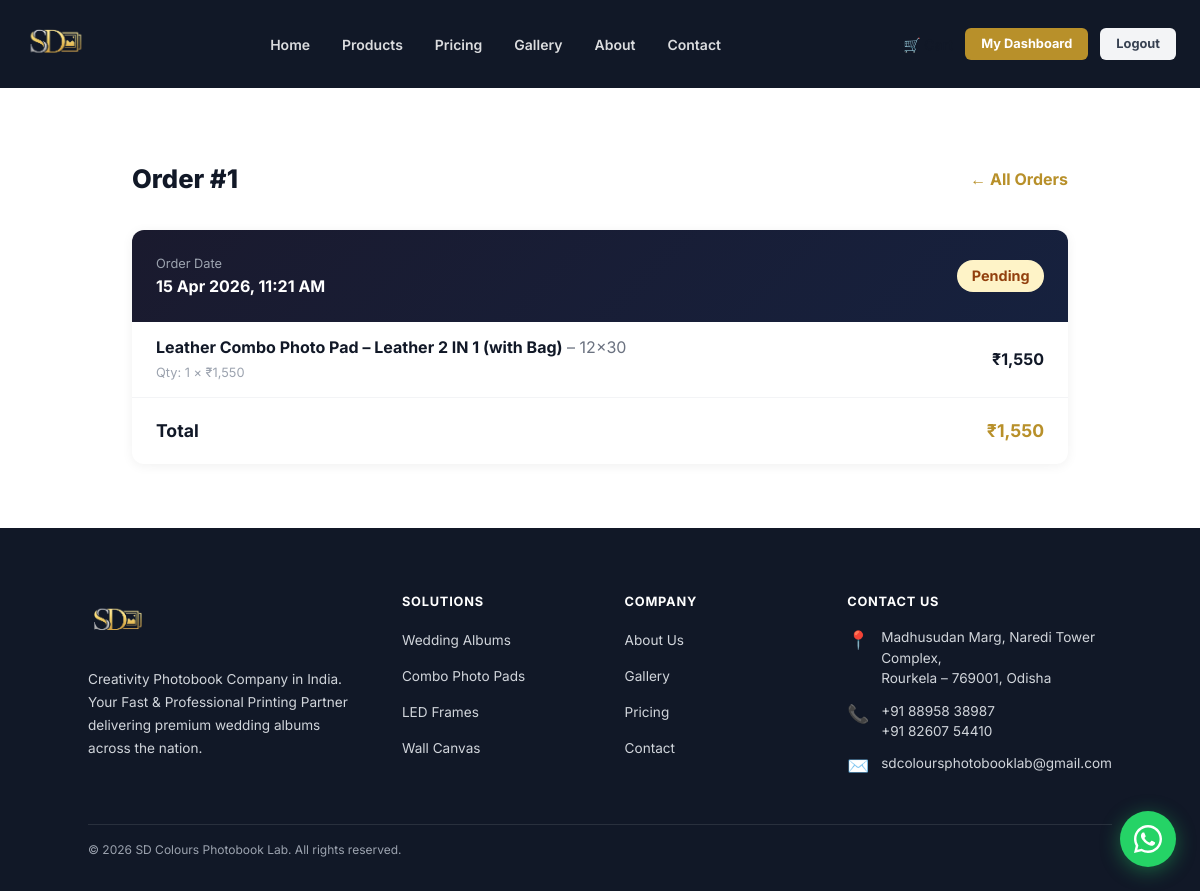
The app's page /photographer/orders.php?id=1 (signed in) with its own data.
### tables this page shows
CREATE TABLE `orders` (
  `id` int unsigned NOT NULL AUTO_INCREMENT,
  `photographer_id` int unsigned NOT NULL,
  `status` enum('pending','processing','shipped','delivered','cancelled') NOT NULL DEFAULT 'pending',
  `total` decimal(10,2) NOT NULL DEFAULT '0.00',
  `notes` text,
  `admin_notes` text,
  `created_at` datetime NOT NULL DEFAULT CURRENT_TIMESTAMP,
  `updated_at` datetime NOT NULL DEFAULT CURRENT_TIMESTAMP ON UPDATE CURRENT_TIMESTAMP,
  PRIMARY KEY (`id`),
  KEY `fk_orders_user` (`photographer_id`),
  CONSTRAINT `fk_orders_user` FOREIGN KEY (`photographer_id`) REFERENCES `users` (`id`) ON DELETE CASCADE ON UPDATE CASCADE
);

CREATE TABLE `order_items` (
  `id` int unsigned NOT NULL AUTO_INCREMENT,
  `order_id` int unsigned NOT NULL,
  `product_id` int unsigned DEFAULT NULL,
  `product_name` varchar(200) NOT NULL,
  `size` varchar(100) DEFAULT NULL,
  `quantity` int NOT NULL DEFAULT '1',
  `unit_price` decimal(10,2) NOT NULL,
  `notes` text,
  PRIMARY KEY (`id`),
  KEY `fk_items_order` (`order_id`),
  KEY `fk_items_product` (`product_id`),
  CONSTRAINT `fk_items_order` FOREIGN KEY (`order_id`) REFERENCES `orders` (`id`) ON DELETE CASCADE ON UPDATE CASCADE,
  CONSTRAINT `fk_items_product` FOREIGN KEY (`product_id`) REFERENCES `products` (`id`) ON DELETE SET NULL ON UPDATE CASCADE
);

### photographer/orders.php (the view, shortened to what this page needs)
<?php
$db = getDB();
$userId = $_SESSION['user_id'];
$viewId = isset($_GET['id']) ? (int)$_GET['id'] : null;
$order = null;
$items = [];
if ($viewId) {
    $stmt = $db->prepare("SELECT * FROM orders WHERE id=? AND photographer_id=?");
    $stmt->execute([$viewId, $userId]);
    $order = $stmt->fetch();
    if ($order) {
        $iStmt = $db->prepare("SELECT * FROM order_items WHERE order_id=?");
        $iStmt->execute([$viewId]);
        $items = $iStmt->fetchAll();
    }
}
require_once '../includes/header.php';
?>
<div class="orders-wrap">
  <div style="display:flex;align-items:center;justify-content:space-between;margin-bottom:2rem;">
    <h1 style="font-size:1.6rem;font-weight:800;"><?= $order ? 'Order #'.$order['id'] : 'My Orders' ?></h1>
    <?php if ($order): ?>
    <a href="/photographer/orders.php" style="color:var(--primary);font-weight:700;text-decoration:none;">← All Orders</a>
    <?php else: ?>
    <a href="/photographer/shop.php" class="btn-primary">+ New Order</a>
    <?php endif; ?>
  </div>
  <?php if ($order): ?>
  <div class="detail-card">
    <div class="detail-head">
      <div>
        <div style="font-size:.8rem;color:#9ca3af;">Order Date</div>
        <div style="font-weight:700;"><?= date('d M Y, h:i A', strtotime($order['created_at'])) ?></div>
      </div>
      <span class="status-badge status-<?= $order['status'] ?>" style="font-size:.9rem;padding:.35rem .9rem;"><?= ucfirst($order['status']) ?></span>
    </div>
    <div>
      <?php foreach ($items as $item): ?>
      <div class="item-row">
        <div>
          <strong><?= htmlspecialchars($item['product_name']) ?></strong>
          <?php if ($item['size']): ?><span style="color:#6b7280;"> – <?= htmlspecialchars($item['size']) ?></span><?php endif; ?>
          <br><small style="color:#9ca3af;">Qty: <?= $item['quantity'] ?> × ₹<?= number_format($item['unit_price']) ?></small>
        </div>
        <strong>₹<?= number_format($item['unit_price'] * $item['quantity']) ?></strong>
      </div>
      <?php endforeach; ?>
      <div style="display:flex;justify-content:space-between;padding:1.25rem 1.5rem;font-size:1.1rem;">
        <strong>Total</strong><strong style="color:var(--primary);">₹<?= number_format($order['total']) ?></strong>
      </div>
    </div>
  </div>
  <?php endif; ?>
</div>
<?php require_once '../includes/footer.php'; ?>

### style.css (style rules this page uses)
:root { --primary: #b8902a; --primary-dark: #9a7520; --secondary: #111827; --accent: #f5f0e8; --border: #e5e0d8; --muted: #6b7280; --white: #ffffff; }
*, *::before, *::after { box-sizing: border-box; margin: 0; padding: 0; }
html { scroll-behavior: smooth; }
body { font-family: 'Inter', sans-serif; color: var(--secondary); background: #fff; padding-top: 72px; }

### photographer/orders.php (style rules this page uses)
.orders-wrap { max-width: 1000px; margin: 0 auto; padding: 2rem; padding-top: 5.5rem; }
.status-badge { display: inline-block; padding: .2rem .65rem; border-radius: 20px; font-size: .75rem; font-weight: 700; }
.status-pending { background: #fef3c7; color: #92400e; }
.detail-card { background: #fff; border-radius: 12px; box-shadow: 0 2px 12px rgba(0,0,0,.06); overflow: hidden; margin-bottom: 2rem; }
.detail-head { background: linear-gradient(135deg,#1a1a2e,#16213e); color: #fff; padding: 1.5rem; display: flex; justify-content: space-between; align-items: center; }
.item-row { display: flex; justify-content: space-between; align-items: center; padding: .85rem 1.5rem; border-bottom: 1px solid #f3f4f6; }

### records on screen
orders: id "1", created_at "15 Apr 2026, 11:21 AM", status "Pending", total "1,550"
order_items: product_name "Leather Combo Photo Pad – Leather 2 IN 1 (with Bag)", size "12x30", quantity "1", unit_price "1,550", $item['unit_price'] * $item['quantity'] "1,550"
